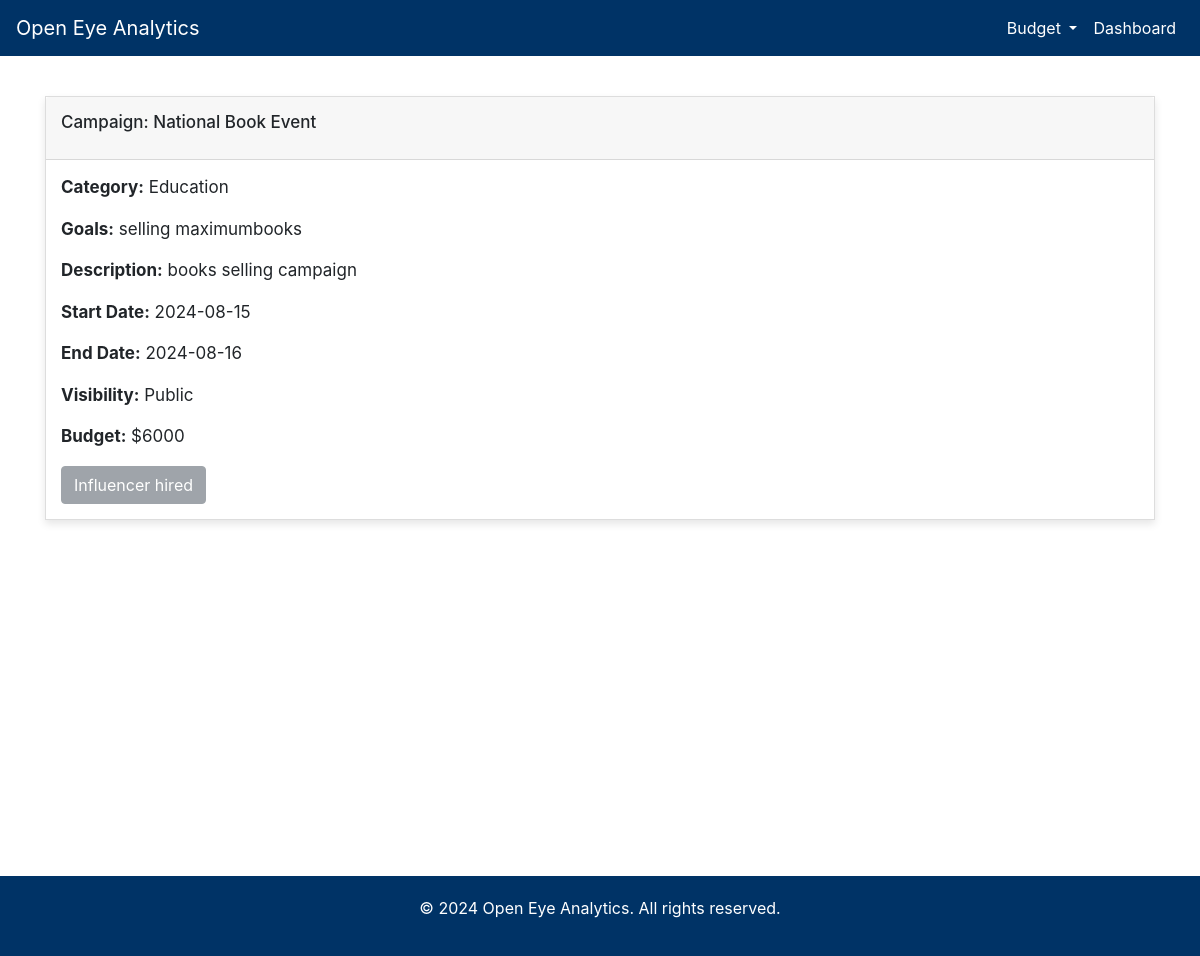
The app's page /campaigns/Education/all with its own data.
### app.py (models this page shows)
class Campaign(db.Model):
    campaignid = db.Column(db.Integer, primary_key=True, autoincrement=True)
    campaignname = db.Column(db.String, nullable=False)
    category = db.Column(db.String, db.ForeignKey('category.category'), nullable=False)
    goals = db.Column(db.String, nullable=False)
    userid = db.Column(db.String, db.ForeignKey('sponsor.username'), nullable=False)
    campaign_description = db.Column(db.String, nullable=False)
    start_date = db.Column(db.String, nullable=False)
    end_date = db.Column(db.String, nullable=False)
    visibility = db.Column(db.String, nullable=False)
    budget = db.Column(db.Integer, nullable=False)
    flag = db.Column(db.Integer, nullable=False)
    alloted = db.Column(db.Integer, nullable=False)
    payment = db.Column(db.Integer, nullable=False)

### app.py (the view, shortened to what this page needs)
@app.route('/campaigns/<category>/<filter>')
def campaigns_by_category(category,filter):
    if filter=="all":
        campaigns = db.session.query(Campaign).filter_by(category=category,visibility='Public').all()
        return render_template('campaigns_by_category.html', category=category, campaigns=campaigns)

### templates/campaigns_by_category.html (shortened to what this page needs)
<!DOCTYPE html>
<html lang="en">
<head>
    <link href="https://stackpath.bootstrapcdn.com/bootstrap/4.5.2/css/bootstrap.min.css" rel="stylesheet">
</head>
<body>
    <nav class="navbar navbar-expand-lg navbar-dark">
        <a class="navbar-brand" href="#">Open Eye Analytics</a>
        <div class="collapse navbar-collapse" id="navbarNav">
            <ul class="navbar-nav ml-auto">
                <li class="nav-item dropdown">
                    <a class="nav-link dropdown-toggle" href="#" id="signupDropdownButton" role="button" data-toggle="dropdown" aria-haspopup="true" aria-expanded="false">
                        Budget
                    </a>
                </li>
                <li class="nav-item">
                    <a class="nav-link" href="{{ url_for('influencer_dashboard', template='template.html') }}">Dashboard</a>
                </li>
            </ul>
        </div>
    </nav>
    <div class="main-content">
        <div class="container">
            {% for campaign in campaigns %}
                <div class="card">
                    <div class="card-header">
                        <h5 class="card-title">Campaign: {{ campaign.campaignname }}</h5>
                    </div>
                    <div class="card-body">
                        <p><strong>Category:</strong> {{ campaign.category }}</p>
                        <p><strong>Goals:</strong> {{ campaign.goals }}</p>
                        <p><strong>Description:</strong> {{ campaign.campaign_description }}</p>
                        <p><strong>Start Date:</strong> {{ campaign.start_date }}</p>
                        <p><strong>End Date:</strong> {{ campaign.end_date }}</p>
                        <p><strong>Visibility:</strong> {{ campaign.visibility }}</p>
                        <p><strong>Budget:</strong> ${{ campaign.budget }}</p>
                        {% if campaign.flag == 1 %}
                            <button class="btn btn-secondary" disabled>This ad is flagged</button>
                        {% else %}
                            {% if campaign.alloted == 1 %}
                                <button class="btn btn-secondary" disabled>Influencer hired</button>
                            {% else %}
                                <a href="{{ url_for('send_to_sponser', campaign_id=campaign.campaignid) }}" class="btn btn-primary">Send Request</a>
                            {% endif %}
                        {% endif %}
                    </div>
                </div>
            {% endfor %}
        </div>
    </div>
    <div class="footer">
        <p>&copy; 2024 Open Eye Analytics. All rights reserved.</p>
    </div>
</body>
</html>

### templates/campaigns_by_category.html (style rules this page uses)
body, html { height: 100%; margin: 0; }
.main-content { display: flex; flex-direction: column; min-height: 100vh; }
.footer { margin-top: auto; background-color: #003366; color: #ffffff; text-align: center; padding: 20px; }
.navbar { background-color: #003366; }
.navbar-brand, .nav-link { color: #ffffff !important; }
.container { margin-top: 20px; }
.card { margin-bottom: 20px; border-radius: 0; border: 1px solid #ddd; box-shadow: 0 4px 8px rgba(0, 0, 0, 0.1); }
.card-header, .card-body { padding: 15px; }
.card-title { font-size: 17px; }
.card-body p { font-size: 17px; }

### records on screen
Campaign: campaignname "National Book Event", category "Education", goals "selling maximumbooks", campaign_description "books selling campaign", start_date "2024-08-15", end_date "2024-08-16", visibility "Public", budget "6000", flag "Influencer hired"
